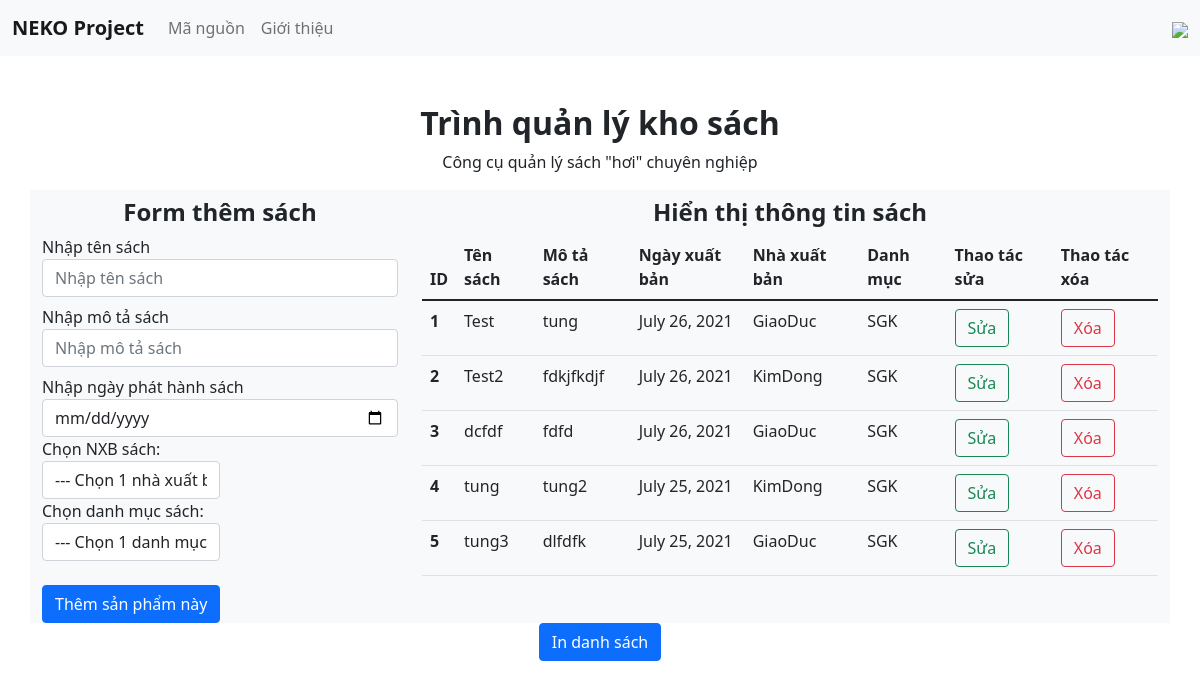
/, run on an earlier commit of the app's database.
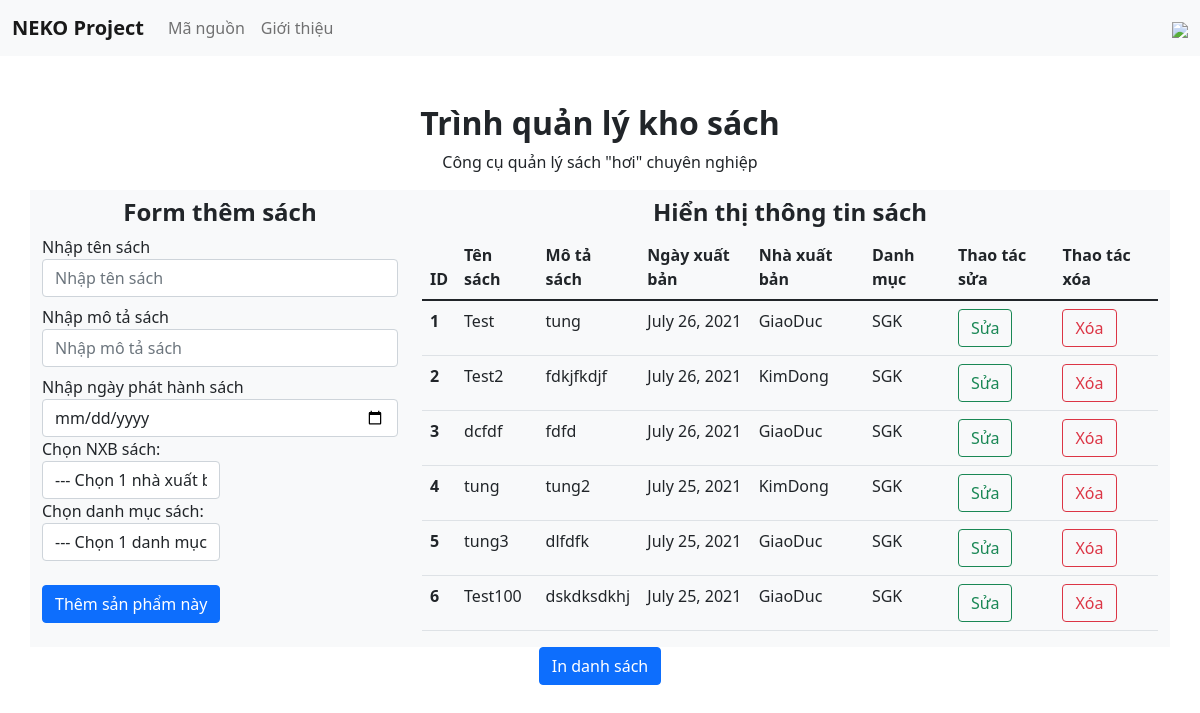
And on a later commit of the database.
### app/models.py (models this page shows, shortened)
class Book(models.Model):
    name = models.CharField(max_length=20,blank=False,null=False)
    desc = models.CharField(max_length=100,blank=False,null=False)
    date = models.DateField()
    provider = models.CharField(max_length=50,blank=False,null=False)
    category = models.CharField(max_length=50,blank=False,null=False)

### app/views.py (the view)
# urls.py: path('',views.index,name="index"),
def index(request):
    data = Book.objects.all()
    context = {"data" : data}
    return render(request,"index.html",context)

### templates/index.html (shortened to what the changed rows need)
<!DOCTYPE html>
<html lang="en">
  <head>
    <link
      href="https://cdn.jsdelivr.net/npm/bootstrap@5.1.3/dist/css/bootstrap.min.css"
      rel="stylesheet"
    />
  </head>
  <body>
    <div class="container">
      <h2 class="text-center fw-bold mt-5">Trình quản lý kho sách</h2>
    </div>
    <div class="container mt-3 bg-light">
      <div class="row">
        <div class="col-md-8" id="printable_div_id">
          <table class="table">
            <thead>
              <tr>
                <th scope="col">ID</th>
                <th scope="col">Tên sách</th>
                <th scope="col">Mô tả sách</th>
                <th scope="col">Ngày xuất bản</th>
                <th scope="col">Nhà xuất bản</th>
                <th scope="col">Danh mục</th>
                <th scope="col">Thao tác sửa</th>
                <th scope="col">Thao tác xóa</th>
              </tr>
            </thead>
            <tbody>
              {% for d in data %}
              <tr>
                <th scope="row">{{d.id}}</th>
                <td>{{d.name}}</td>
                <td>{{d.desc}}</td>
                <td>{{d.date}}</td>
                <td>{{d.provider}}</td>
                <td>{{d.category}}</td>
                <td>
                  <a href="/update/{{d.id}}" class="btn btn-outline-success"
                    >Sửa</a
                  >
                </td>
                <td>
                  <a href="/delete/{{d.id}}" class="btn btn-outline-danger"
                    >Xóa</a
                  >
                </td>
              </tr>
              {% endfor %}
            </tbody>
          </table>
        </div>
      </div>
    </div>
  </body>
</html>

What changed in the data, as far as the page shows it:
added Book: id "6", name "Test100", desc "dskdksdkhj", date "July 25, 2021", provider "GiaoDuc", category "SGK"
